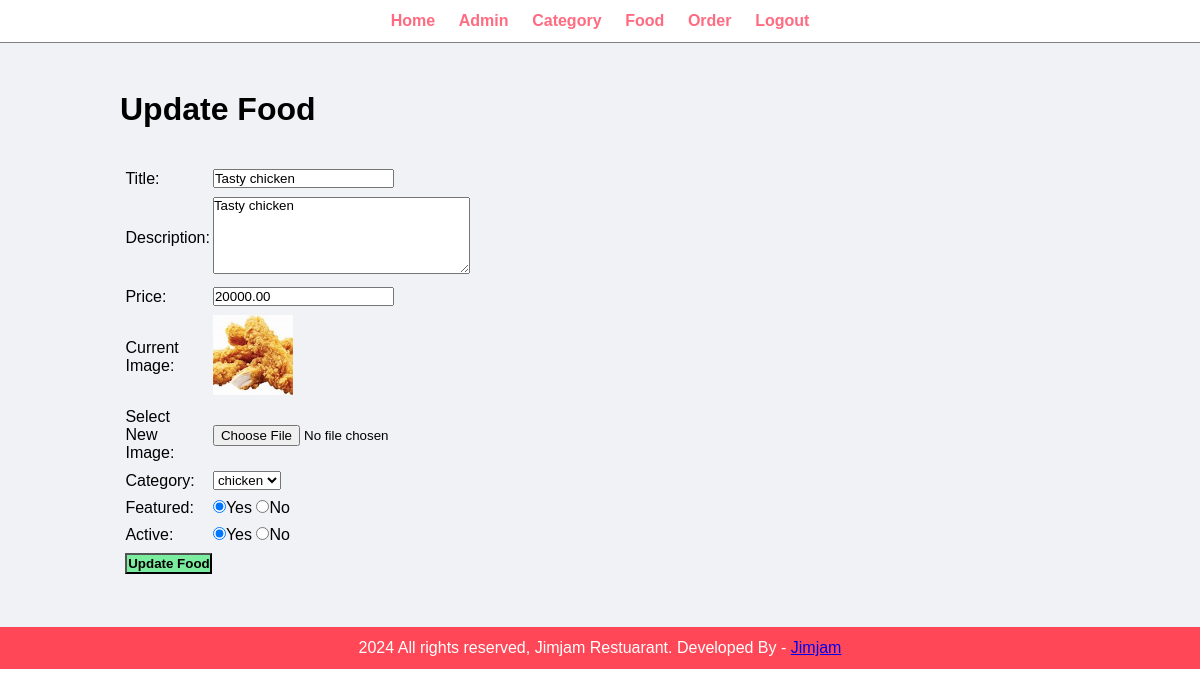
The page /admin/update-food.php?id=2 (signed in) on the database its author committed.
### tables this page shows
CREATE TABLE `tbl_food` (
  `id` int(10) UNSIGNED NOT NULL,
  `title` varchar(100) NOT NULL,
  `description` text NOT NULL,
  `price` decimal(10,2) NOT NULL,
  `image_name` varchar(255) NOT NULL,
  `category_id` int(10) UNSIGNED NOT NULL,
  `featured` varchar(10) NOT NULL,
  `active` varchar(10) NOT NULL
);

CREATE TABLE `tbl_category` (
  `id` int(10) UNSIGNED NOT NULL,
  `title` varchar(100) NOT NULL,
  `image_name` varchar(255) NOT NULL,
  `featured` varchar(10) NOT NULL,
  `active` varchar(10) NOT NULL
);

### admin/update-food.php (the view, shortened to what this page needs)
<?php include("partials/menu.php");
?>
<div class="main-content">
    <div class="wrapper">
        <h1>Update Food</h1>
        <br><br>
<?php
    if(isset($_GET["id"]))
    {
        $id = $_GET["id"];
        $sql2 = "SELECT * FROM tbl_food WHERE id=$id";
        $res2 = mysqli_query($conn, $sql2);
        $row2 = mysqli_fetch_assoc($res2);
        $title = $row2["title"];
        $description = $row2["description"];
        $price = $row2["price"];
        $current_image = $row2["image_name"];
        $current_category = $row2["category_id"];
        $featured = $row2["featured"];
        $active = $row2["active"];
    }
    else
    {
        header("location:".SITEURL."admin/manage-food.php");
    }
?>
        <form action="" method="POST" enctype="multipart/form-data">
            <table class="tbl-30">
                <tr>
                    <td>Title: </td>
                    <td>
                        <input type="text" name="title" value="<?php echo $title; ?>">
                    </td>
                </tr>
                <tr>
                    <td>Description: </td>
                    <td>
                        <textarea name="description" cols="30" rows="5"><?php echo $description; ?></textarea>
                    </td>
                </tr>
                <tr>
                    <td>Price: </td>
                    <td>
                        <input type="number" name="price" value="<?php echo $price; ?>">
                    </td>
                </tr>
                <tr>
                    <td>Current Image:</td>
                    <td>
                        <?php
                            if($current_image == "")
                            {
                                echo "<div class='error'>Image Not Available</div>";
                            }
                            else
                            {
                                ?>
                                <img src="<?php echo SITEURL; ?>images/food/<?php echo $current_image; ?>" width="80px">
                                <?php
                            }
                        ?>
                    </td>
                </tr>
                <tr>
                    <td>Select New Image:</td>
                    <td>
                        <input type="file" name="image">
                    </td>
                </tr>
                <tr>
                    <td>Category: </td>
                    <td>
                        <select name="category">
                            <?php
                                $sql="SELECT * FROM tbl_category WHERE active='Yes'";
                                $res = mysqli_query($conn, $sql);
                                $count = mysqli_num_rows($res);
                                if($count > 0)
                                {
                                    while($row = mysqli_fetch_assoc($res))
                                    {
                                        $category_title = $row['title'];
                                        $category_id = $row['id'];
                                       ?>
                                       <option <?php if($current_category == $category_id) {echo 'selected';} ?> value="<?php echo $category_id; ?>"><?php echo $category_title; ?></option>
                                       <?php
                                    }
                                }
                                else
                                {
                                    echo "<option value='0'>Category Not Available.</option>";
                                }
                            ?>
                        </select>
                    </td>
                </tr>
                <tr>
                    <td>Featured: </td>
                    <td>
                        <input <?php if($featured == 'Yes') {echo 'checked';} ?> type="radio" name="featured" value="Yes">Yes
                        <input <?php if($featured == 'No') {echo 'checked';} ?> type="radio" name="featured" value="No">No
                    </td>
                </tr>
                <tr>
                    <td>Active: </td>
                    <td>
                        <input <?php if($active == 'Yes') {echo 'checked';} ?> type="radio" name="active" value="Yes">Yes
                        <input <?php if($active == 'No') {echo 'checked';} ?> type="radio" name="active" value="No">No
                    </td>
                </tr>
                <tr>
                    <td>
                        <input type="submit" name="submit" value="Update Food" class="btn-secondary">
                    </td>
                </tr>
            </table>
        </form>
    </div>
</div>
<?php include("partials/footer.php");
?>

### css/admin.css (style rules this page uses)
* { margin: 0; padding: 0; font-family:Arial, Helvetica, sans-serif; }
.wrapper { padding: 1%; width: 80%; margin: 0 auto; }
table tr td { padding: 1%; }
.tbl-30 { width: 30%; }
.btn-secondary { background-color: #7bed9f; padding: 1%; color: black; text-decoration: none; font-weight: bold; }
.main-content { background-color: #f1f2f6; padding: 3% 0; }

### rows shown on the page
tbl_food: title "Tasty chicken", description "Tasty chicken", price "20000.00", image_name (picture), category "chicken", featured "☑", active "☑"
